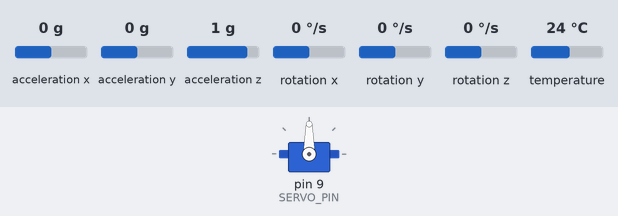
Recording of a sketch running on a simulated Arduino Uno, built with avr-gcc and run on an emulated ATmega328P. Shown: servo. Inputs (shaded band) come from the test bench; at power-on: acceleration x 0 g, acceleration y 0 g, acceleration z 1 g, rotation x 0 °/s, rotation y 0 °/s, rotation z 0 °/s, temperature 24 °C.

Above: at 1.2 s.
1.3 s: acceleration x set to -1.4 g
At 1.7 s:
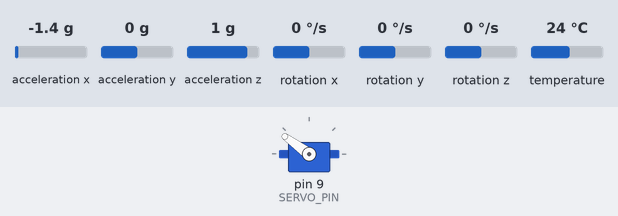
2.8 s: acceleration y set to -1.4 g
At 4.0 s:
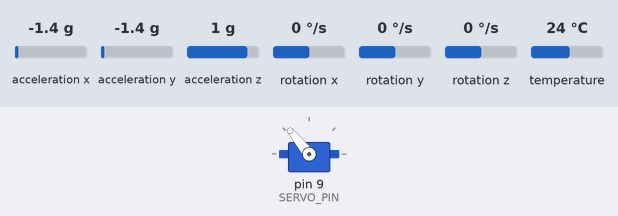
4.3 s: acceleration x set to -0.8 g
At 5.1 s:
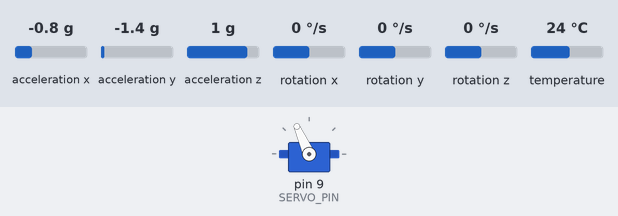
5.8 s: acceleration x set to 0.8 g
At 6.3 s:
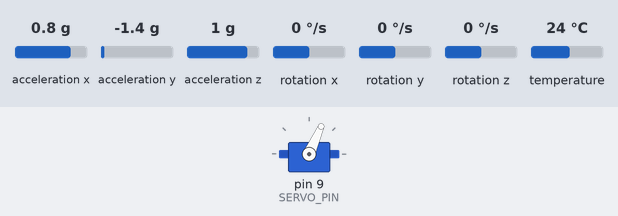
7.3 s: acceleration y set to -0.8 g
At 8.5 s:
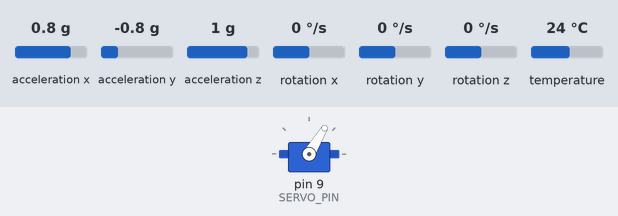
8.8 s: acceleration x set to 0 g
At 9.7 s:
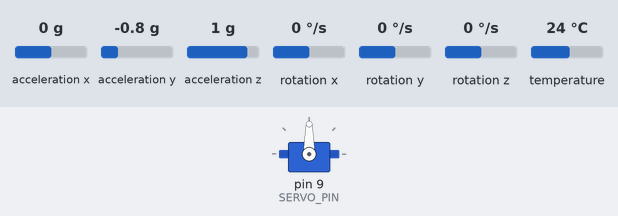
Timing chart, 0 to 11.3 s (numbered marks = the images above; inputs shaded):
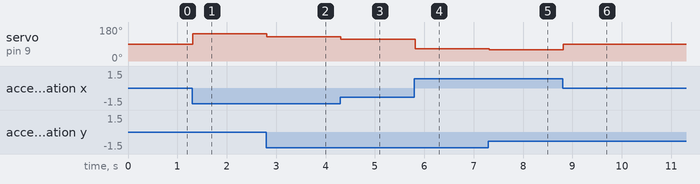

Measured:
- after the input at 1.3 s, servo on pin 9 (SERVO_PIN): 90° → 144° at once
- after the input at 2.8 s, servo on pin 9 (SERVO_PIN): 144° → 129° at once
- after the input at 4.3 s, servo on pin 9 (SERVO_PIN): 129° → 114° at once
- after the input at 5.8 s, servo on pin 9 (SERVO_PIN): 114° → 66° at once
- after the input at 7.3 s, servo on pin 9 (SERVO_PIN): 66° → 59° at once
- after the input at 8.8 s, servo on pin 9 (SERVO_PIN): 59° → 90° at once

The sketch:

imu_servo.ino
```cpp
#include <Wire.h>                    // I2C bus support
#include <Adafruit_MPU6050.h>        // MPU6050 helper library
#include <Adafruit_Sensor.h>         // Adafruit sensor base types
#include <Servo.h>                   // UNO’s standard servo library

Adafruit_MPU6050 mpu;                // Create a global MPU6050 object
Servo servo;                         // Create a global Servo object

const int SERVO_PIN = 9;             // UNO digital pin for servo signal    // 180 / PI for radians → degrees

void setup() {
  Serial.begin(115200);              // Start serial for debugging (optional)
  Wire.begin();                      // Initialize I2C (A4=SDA, A5=SCL on UNO)

  mpu.begin();  //Initialize MPU6050

  // Optional but helpful sensor config
  mpu.setAccelerometerRange(MPU6050_RANGE_4_G); // Set accel ±4g range
  mpu.setFilterBandwidth(MPU6050_BAND_21_HZ);   // Low-pass bandwidth

  servo.attach(SERVO_PIN);            // Attach the servo signal to D9
  servo.write(90);                    // Center the servo at startup (approx 90°)
}

void loop() {
  sensors_event_t accel, gyro, temp;  // Structs to hold sensor readings
  mpu.getEvent(&accel, &gyro, &temp); // Read a single set of accel/gyro/temp

  // Read accelerometer components in m/s^2
  float ax = accel.acceleration.x;    // Accel X
  float ay = accel.acceleration.y;    // Accel Y
  float az = accel.acceleration.z;    // Accel Z

  // Compute "pitch" (front/back tilt) from accelerometer only
  // Using a standard formula that avoids needing smoothing
  float pitch = atan2(-ax, sqrt(ay*ay + az*az)) * RAD_TO_DEG; // degrees

  // Map pitch angle to a servo angle
  // Here we assume pitch in [-90, +90] maps to servo [0, 180]
  // Constrain first so extreme tilts don’t exceed limits
  float pitchClamped = constrain(pitch, -90.0, 90.0); // keep within expected range
  int servoAngle = map((int)pitchClamped, -90, 90, 0, 180); // linear mapping

  servo.write(servoAngle);            // Command the servo immediately (no smoothing)

  // Optional debug output so you can see numbers in Serial Monitor
  // Serial.print("pitch: "); Serial.print(pitch);
  // Serial.print("  angle: "); Serial.println(servoAngle);

  delay(10);                          // Small delay to reduce bus spam (not smoothing)
}
```
